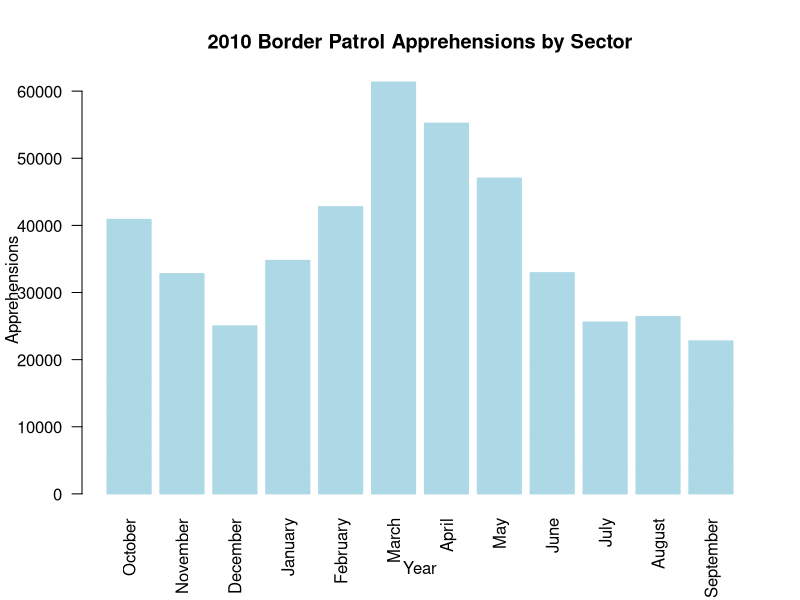
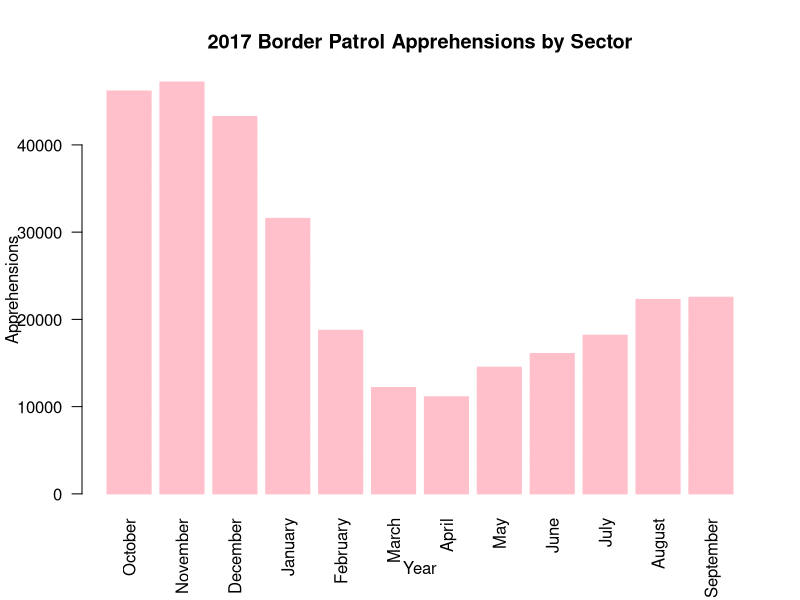
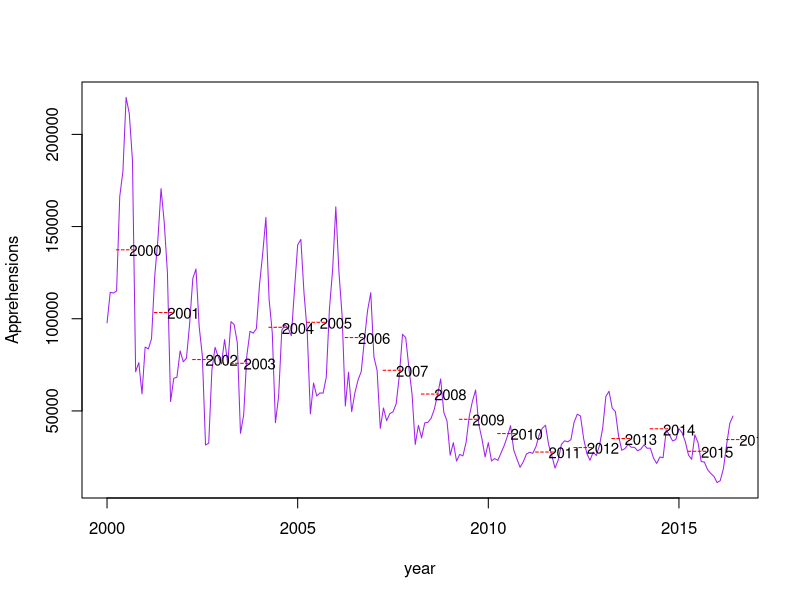

Recreate these plots in R, in order.
# Border Patrol Apprehensions Project 

# Group Members: Maria Ren, Yuehan Xiao, Xu Xu

# A short Summary of the Background

# Apprehension statistics record the number of foreigners who are caught while 
# illegally entering the United States. These people are charged with violation of 
# the Immigration and Nationality Act, and are subject to removal by the US Border Patrol.
# According to CNN politics, US Border Patrol reported a historic low of apprehensions under 
# the Trump administration. 
# Our project uses the 2010 and 2017 Illegal Alien Apprehension statistical report and the 
# Border Patrol Monthly Summary dataset to prove the decreasing number of apprehension across 
# 9 main sectors of the US. With simple statistical tests and data analytic methods in R, 
# our graphical analysis also shows the decreasing trend in apprehensions from 2000 to 2017. 


# Citations 
# Kopan, Tal. “US-Mexico Border Apprehensions Hit 17-Year Lows.” CNN, Cable News Network, 
# 9 May 2017, www.cnn.com/2017/05/09/politics/border-crossings-apprehensions-down-trump/index.html.


A2010<- read.csv('PB Apprehensions 2010.csv', header=TRUE, stringsAsFactors = FALSE)
A2017<- read.csv('PB Apprehensions 2017.csv', header=TRUE, stringsAsFactors = FALSE)
Monthly<- read.csv('PB monthly summaries.csv',header=TRUE, stringsAsFactors = FALSE)


#find the sum of each sector without the first column in 2010
sector_sum_2010<-rowSums(A2010[,-1])
#find the sector with the most apprehensions
max(sector_sum_2010)
#Tucson is the sector with the most apprehensions. 

#find the sum of each sector in 2017 
sector_sum_2017<-rowSums(A2017[,-1])
#find the sector with the most apprehensions in 2010 
max(sector_sum_2017)
#Rio Grande Valley is the sector wiht the most apprehensions. 

#Two samples t-test
#Extracting tucson's monthly apprehensions from the data set and set as vector. 
row.names(A2010) <- A2010[,1]
A2010<-A2010[,2:13]
A2010_tucson <- as.vector(A2010[8,],mode='numeric')
#Extracting Rio Grande Valley monthly apprehensions from the data set and set as vector. 
row.names(A2017) <- A2017[,1]
A2017 <- A2017[,2:13]
A2017_RGV <- as.vector(A2017[6,],mode='numeric')
#Two Sample T-test
intake.A2010_sector <- A2010_tucson
intake.A2017_sector <- A2017_RGV
t.test(intake.A2010_sector, intake.A2017_sector)
#Since the p-value is 0.06346 which is greater than 0.05, so we fail to reject null hypothesis. 
#It indiates that there are no significant difference in the mean apprehensions of 2010 Tucson and 
#2017 Rio Grand Valley. 
#So there is no change in the sector'smaximum. 

#Through bar plots, we observed the 3 month periods with the most apprehsions in 2010 is March, 
# April and May And the 3 month periods with the most apprehensions in 2017 are October, 
# Novermber and December. extract March, Aprial and May's apprehensions from 2010.
A2010_3 <- as.vector(A2010[,6], mode='numeric' )
A2010_4 <- as.vector(A2010[,7], mode='numeric' )
A2010_5 <- as.vector(A2010[,8], mode='numeric' )
#combines them into a matrix and then into a vector 
A2010_345<-as.vector(cbind(A2010_3,A2010_4,A2010_5))

#extract October, Novermber and December's apprehensions from 2017
A2017_10 <- as.vector(A2017[,1], mode='numeric' )
A2017_11 <- as.vector(A2017[,2], mode='numeric' )
A2017_12 <- as.vector(A2017[,3], mode='numeric' )
#combines them into a matrix and then into a vector 
A2017_101112 <- as.vector(cbind(A2017_10,A2017_11,A2017_12))
#two sample t-test
intake.A2010_month <- A2010_345
intake.A2017_month <- A2017_101112
t.test(intake.A2010_month, intake.A2017_month)
#Since the p-value is 0.2075 which is greater than 0.05, so we fail to reject null hypothesis. 
#It indiates that there are no significant difference in the mean apprehensions of 2010 March, 
# April and May,  and 2017 October, Novermber and December. So there is no change in the month's 
# maximum. 

#2010 Monthly Bar plot
barplot(as.matrix(A2010), names.arg = colnames(A2010), 
        las=2,
        axisnames=TRUE,
        main="2010 Border Patrol Apprehensions by Sector",
        border="light blue",
        ylab="Apprehensions",
        xlab="Year",
        col="light blue")
#2017 Monthly Bar plot. 
barplot(as.matrix(A2017), names.arg = colnames(A2017), 
        las=2,
        axisnames=TRUE,
        main="2017 Border Patrol Apprehensions by Sector",
        ylab="Apprehensions",
        xlab="Year",
        border="pink",
        col="pink")


#Time series plot

row.names(Monthly) <- Monthly[,1]
Monthly<-Monthly[,2:13]
ts8 <- as.vector(t(Monthly[,-1]))
ts9 <- ts(rev(ts8), start= c(2000,1), frequency=12)
ts10 <- ts.plot(ts9, gpars=list(xlab="year", ylab="Apprehensions", lty=c(1:3)),col='purple')
#let the Monthly data turns into a matrix
ts11 <-as.matrix(Monthly)
#the function to calculate the average of each year's apprehensions
ts12 <- rev(sapply(1:18, function(i) sum(ts11[i,])/12))
namebank <- as.character(c(2000:2017))
#label the years and lines on the averaged position
text(c(2000:2017)+1, ts12, namebank,cex=0.9)
text(c(2000:2017)+1, ts12, labels="----", cex=0.9,pos=2, col="red" )
#From the time series plot, we can see that the average monthly BP Apprehensions decreases 
# across the years between 2000 and 2017.

